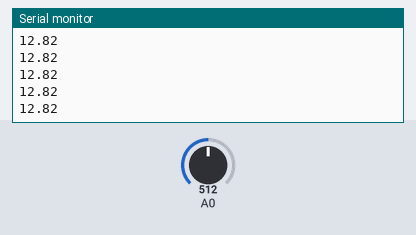
Simulated run of this sketch. Board: Arduino Uno, built with avr-gcc and run on an emulated ATmega328P. Shown: the last lines printed to the serial monitor. The test bench sets the inputs (shaded band); at power-on: A0 = 512.

Above: at 1.2 s.
1.3 s: A0 set to 716
At 1.31 s:
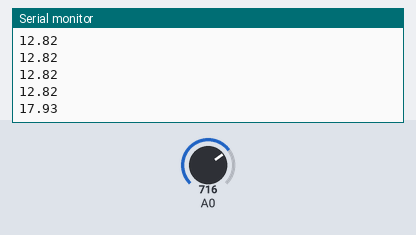
2.8 s: A0 set to 900
At 2.82 s:
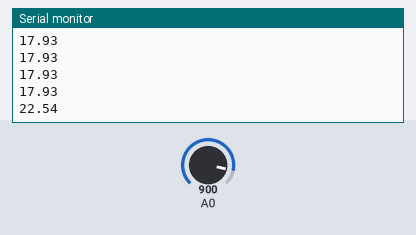
Timing chart, 0 to 5.8 s (numbered marks = the images above; inputs shaded):
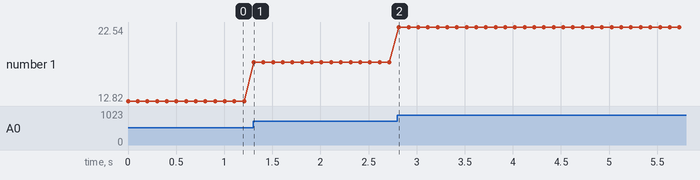

The sketch:

VotSensor.ino
```cpp
/*
 * Generated using BlocklyDuino:
 *
 * https://github.com/MediaTek-Labs/BlocklyDuino-for-LinkIt
 *
 * Date: Thu, 14 Oct 2021 00:05:00 GMT
 */
/*  部份程式由吉哥積木產生  */
/*  https://sites.google.com/jes.mlc.edu.tw/ljj/linkit7697  */


float V = 0;

void setup()
{
  Serial.begin(9600);


}


void loop()
{
  V = analogRead(A0) * 0.025039;
  Serial.println(V);
  delay(100);
}
```

Measured:
- after the input at 1.3 s, the serial monitor: prints a new line at once (image 1)
- after the input at 2.8 s, the serial monitor: prints a new line at once (image 2)
- plotted number 1: 12.82 → 17.93 after the input at 1.3 s, 17.93 → 22.54 after the input at 2.8 s
